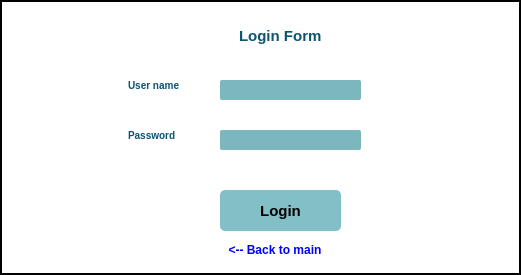
<?xml version="1.0" encoding="UTF-8"?>
<ui version="4.0">
 <class>LoginForm</class>
 <widget class="QWidget" name="LoginForm">
  <property name="geometry">
   <rect>
    <x>0</x>
    <y>0</y>
    <width>521</width>
    <height>275</height>
   </rect>
  </property>
  <property name="windowTitle">
   <string>Form</string>
  </property>
  <property name="styleSheet">
   <string notr="true">QWidget {
    background-color: white;
    color: black;
    border: 2px solid black;
    padding: 5px;
}</string>
  </property>
  <widget class="QPushButton" name="loginButton">
   <property name="geometry">
    <rect>
     <x>220</x>
     <y>190</y>
     <width>121</width>
     <height>41</height>
    </rect>
   </property>
   <property name="styleSheet">
    <string notr="true">QPushButton {
	background-color: #82bfc7;
	font-weight: bold;
	border-radius: 5px;
	font-size: 15px;
	border: 0px;
}
QPushButton:hover {
	background-color: #0b5572;
	color: white;
}</string>
   </property>
   <property name="text">
    <string>Login</string>
   </property>
  </widget>
  <widget class="QPushButton" name="backButton">
   <property name="geometry">
    <rect>
     <x>220</x>
     <y>240</y>
     <width>110</width>
     <height>20</height>
    </rect>
   </property>
   <property name="styleSheet">
    <string notr="true">QPushButton {
    border: none; 
	 font-weight: bold;
    color: blue;  
    text-decoration: none; 
}

QPushButton:hover {
    color: blue;
    text-decoration: underline;
}
</string>
   </property>
   <property name="text">
    <string>&lt;-- Back to main</string>
   </property>
  </widget>
  <widget class="QLabel" name="namelbl">
   <property name="geometry">
    <rect>
     <x>120</x>
     <y>70</y>
     <width>81</width>
     <height>31</height>
    </rect>
   </property>
   <property name="styleSheet">
    <string notr="true">QLabel {
	font-size: 10px;
	font-weight: bold;
	color: #0b5572;
	border: 0px;
}
</string>
   </property>
   <property name="text">
    <string>User name</string>
   </property>
  </widget>
  <widget class="QLabel" name="passwordlbl">
   <property name="geometry">
    <rect>
     <x>120</x>
     <y>120</y>
     <width>81</width>
     <height>31</height>
    </rect>
   </property>
   <property name="styleSheet">
    <string notr="true">QLabel {
	font-size: 10px;
	font-weight: bold;
	color: #0b5572;
	border: 0px;
}</string>
   </property>
   <property name="text">
    <string>Password</string>
   </property>
  </widget>
  <widget class="QLineEdit" name="nameField">
   <property name="geometry">
    <rect>
     <x>220</x>
     <y>80</y>
     <width>141</width>
     <height>20</height>
    </rect>
   </property>
   <property name="styleSheet">
    <string notr="true">QLineEdit {
	font-size: 8px;
	background-color: #7cb7be;
	color: black;
	border: 0px;
	border-radius: 2px;
}</string>
   </property>
   <property name="alignment">
    <set>Qt::AlignmentFlag::AlignCenter</set>
   </property>
   <property name="placeholderText">
    <string/>
   </property>
  </widget>
  <widget class="QLineEdit" name="passwordField">
   <property name="geometry">
    <rect>
     <x>220</x>
     <y>130</y>
     <width>141</width>
     <height>20</height>
    </rect>
   </property>
   <property name="styleSheet">
    <string notr="true">QLineEdit {
	font-size: 8px;
	background-color: #7cb7be;
	color: black;
	border: 0px;
	border-radius: 2px;
}</string>
   </property>
   <property name="alignment">
    <set>Qt::AlignmentFlag::AlignCenter</set>
   </property>
   <property name="placeholderText">
    <string/>
   </property>
  </widget>
  <widget class="QLabel" name="signUpLabel">
   <property name="geometry">
    <rect>
     <x>230</x>
     <y>20</y>
     <width>121</width>
     <height>31</height>
    </rect>
   </property>
   <property name="styleSheet">
    <string notr="true">QLabel {
	font-size: 15px;
	font-weight: bold;
	color: #0b5572;
	border: 0px;
}</string>
   </property>
   <property name="text">
    <string>Login Form</string>
   </property>
  </widget>
  <widget class="QPushButton" name="toggle">
   <property name="geometry">
    <rect>
     <x>370</x>
     <y>130</y>
     <width>31</width>
     <height>21</height>
    </rect>
   </property>
   <property name="styleSheet">
    <string notr="true">border: 0px;</string>
   </property>
   <property name="text">
    <string/>
   </property>
  </widget>
 </widget>
 <resources/>
 <connections/>
</ui>
